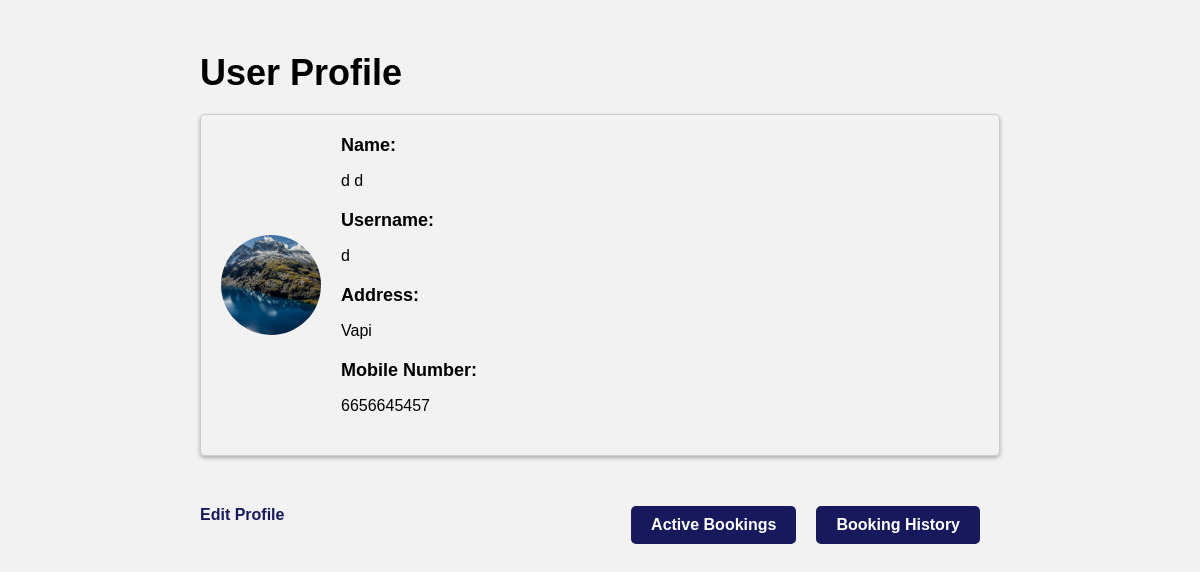
Page /profile_page/ (signed in) on the committed database.
### HMS_APP/models.py (models this page shows, shortened)
class UserProfile(User):
    mobile_number = models.CharField(max_length=10)
    address = models.TextField()
    profile_picture = models.ImageField(upload_to='images/')
    bookings = models.ForeignKey(Booking, on_delete=models.CASCADE, null=True)

### HMS_APP/views.py (the view)
# urls.py: path('profile_page/', views.profile_page, name = "profile_page"),
def profile_page(request):
    user = UserProfile.objects.get(username=request.user.username)
    context = {'user' : user}
    return render(request, "profile_page_view.html", context)

### templates/profile_page_view.html (shortened to what this page needs)
<!DOCTYPE html>
<html>
  <head>
    <link rel="stylesheet" href="/static/css/profile.css">
  </head>
  <body>
    <div class="container">
      <h1>User Profile</h1>
      <div class="user-info">
        <img src="{{user.profile_picture.url}}" alt="{{user.username}}'s profile picture">
        <div>
          <h3>Name:</h3>
          <p>{{user.first_name}} {{user.last_name}}</p>
          <h3>Username:</h3>
          <p>{{user.username}}</p>
          <h3>Address:</h3>
          <p>{{user.address}}</p>
          <h3>Mobile Number:</h3>
          <p>{{user.mobile_number}}</p>
        </div>
      </div>
      <div class="edit-profile-link">
        <a href="#">Edit Profile</a>
        <div class="booking-buttons">
          <a href="{% url 'active_bookings' %}">Active Bookings</a>
          <a href="{% url 'booking_history' %}">Booking History</a>
        </div>
      </div>
    </div>
  </body>
</html>

### static/css/profile.css (style rules this page uses)
h3 { font-family: Arial, Helvetica, sans-serif; font-size: 18px; margin-bottom: 10px; }
.user-info { border: 1px solid #ccc; border-radius: 5px; padding: 20px; margin-bottom: 20px; box-shadow: 0px 2px 4px rgba(0, 0, 0, 0.3); }
.user-info h3 { font-weight: bold; margin-bottom: 15px; }
.user-info h3:first-child { margin-top: 0; }

### templates/profile_page_view.html (style rules this page uses)
body { background-color: #f2f2f2; font-family: Arial, sans-serif; }
.container { max-width: 800px; margin: 0 auto; padding: 20px; }
.user-info { display: flex; align-items: center; margin-bottom: 30px; }
.user-info img { width: 100px; height: 100px; margin-right: 20px; border-radius: 50%; object-fit: cover; }
h1 { font-size: 36px; font-weight: bold; margin-bottom: 20px; }
h3 { font-size: 18px; margin-bottom: 10px; }
p { font-size: 16px; margin-bottom: 20px; }
.edit-profile-link { display: flex; justify-content: space-between; align-items: center; margin-top: 20px; }
.edit-profile-link a { color: rgba(0, 0, 77, 0.9); font-weight: bold; text-decoration: none; margin-right: 20px; }
.booking-buttons { display: flex; justify-content: space-between; margin-top: 20px; }
.booking-buttons a { display: inline-block; padding: 10px 20px; background-color:rgba(0, 0, 77, 0.9); color: white; border-radius: 5px; text-decoration: none; }

### rows in the picture
UserProfile: profile_picture (picture), address "Vapi", mobile_number "6656645457"

### other values in the picture
{{ user.first_name }} "d"
{{ user.last_name }} "d"
{{ user.username }} "d"
